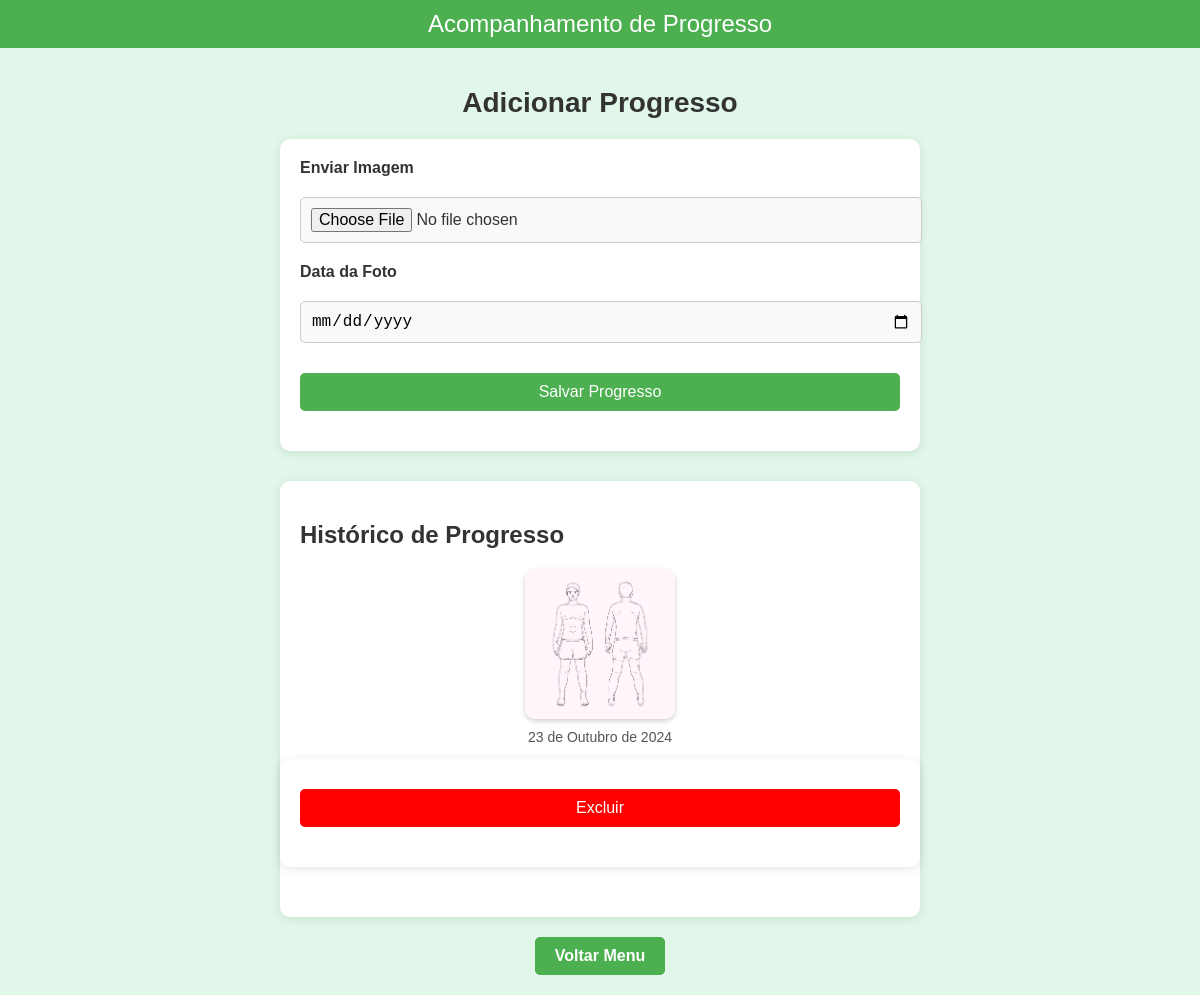
Page /progresso/ on the committed database.
### app_fitplan/models.py (models this page shows, shortened)
class Progresso(models.Model):
    imagem = models.ImageField(upload_to='progresso/')
    data = models.DateField()

### app_fitplan/views.py (the view)
# urls.py: path('progresso/', views.progresso, name='progresso'),
def progresso(request):
    progressos = Progresso.objects.all()
    return render(request, 'progresso.html', {'progressos': progressos})

### app_fitplan/templates/progresso.html (shortened to what this page needs)
<!DOCTYPE html>
<html lang="pt-br">
<head>
</head>
<body>
    <header>Acompanhamento de Progresso</header>
    <div class="container">
        <h1>Adicionar Progresso</h1>
        <form method="post" enctype="multipart/form-data" action="/upload-progresso/">
            <label for="imagem">Enviar Imagem</label>
            <input type="file" id="imagem" name="imagem" accept="image/*" required>
            <label for="data">Data da Foto</label>
            <input type="date" id="data" name="data" required>
            <button type="submit">Salvar Progresso</button>
        </form>
        <div class="photo-gallery">
            <h2>Histórico de Progresso</h2>
            <div class="photos">
                {% if progressos %}
                    {% for progresso in progressos %}
                        <div class="photo-item">
                            <img src="{{ progresso.imagem.url }}" alt="Progresso {{ progresso.id }}">
                            <p>{{ progresso.data }}</p>
                            <form method="post" action="{% url 'excluir_progresso' progresso.id %}">
                                <button type="submit" style="background-color: red;">Excluir</button>
                            </form>
                        </div>
                    {% endfor %}
                {% else %}
                    <p>Nenhum progresso salvo ainda.</p>
                {% endif %}
            </div>
        </div>
        <a href="/menu/" class="back-button">Voltar Menu</a>
    </div>
</body>
</html>

### app_fitplan/templates/progresso.html (style rules this page uses)
body { font-family: 'Poppins', sans-serif; margin: 0; padding: 0; background-color: #e0f7e9; color: #333; }
header { background-color: #4CAF50; padding: 10px; text-align: center; font-size: 24px; color: white; }
.container { display: flex; flex-direction: column; justify-content: center; align-items: center; padding: 20px; }
h1 { font-size: 28px; margin-bottom: 20px; color: #333; }
form { background-color: #fff; padding: 20px; border-radius: 10px; box-shadow: 0 2px 10px rgba(0, 0, 0, 0.1); width: 100%; max-width: 600px; margin-bottom: 30px; }
label { font-size: 16px; font-weight: bold; margin-bottom: 10px; display: block; color: #333; }
input[type="file"], input[type="date"], button { width: 100%; padding: 10px; margin-top: 10px; margin-bottom: 20px; border-radius: 5px; border: 1px solid #ccc; font-size: 16px; }
input[type="file"], input[type="date"] { background-color: #f9f9f9; }
button { background-color: #4CAF50; color: white; border: none; cursor: pointer; transition: background-color 0.3s ease; }
.photo-gallery { background-color: #fff; padding: 20px; border-radius: 10px; box-shadow: 0 2px 10px rgba(0, 0, 0, 0.1); width: 100%; max-width: 600px; }
.photo-gallery h2 { font-size: 24px; margin-bottom: 20px; color: #333; }
.photos { display: grid; grid-template-columns: repeat(auto-fit, minmax(150px, 1fr)); gap: 20px; }
.photo-item { display: flex; flex-direction: column; align-items: center; }
.photo-item img { width: 100%; max-width: 150px; border-radius: 10px; box-shadow: 0 2px 5px rgba(0, 0, 0, 0.2); }
.photo-item p { margin-top: 10px; font-size: 14px; color: #555; }
.back-button { background-color: #4CAF50; color: white; padding: 10px 20px; text-decoration: none; border-radius: 5px; font-weight: bold; margin-top: 20px; transition: background-color 0.3s ease; display: inline-block; }

### rows in the picture
Progresso: imagem (picture), data "23 de Outubro de 2024"
